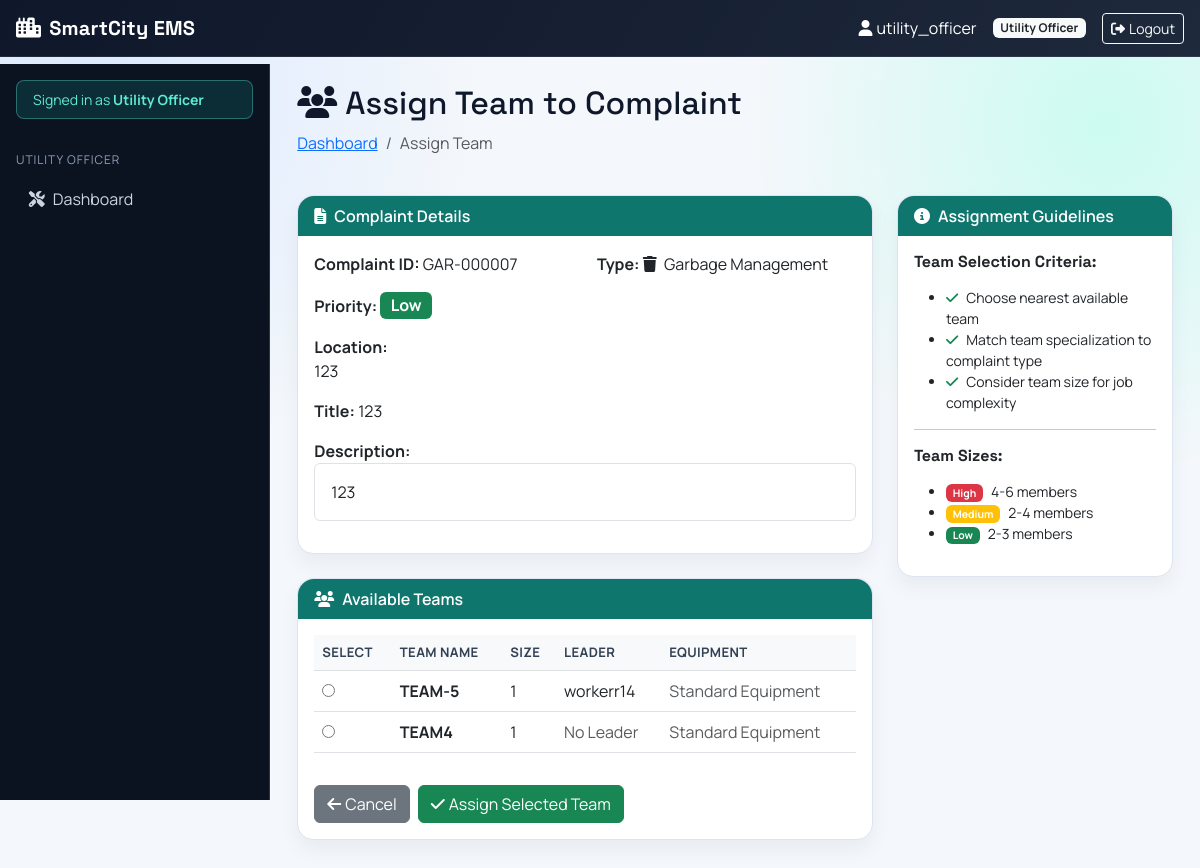
Page /utilities/assign-team/7/ (signed in) on the committed database.
### accounts/models.py (models this page shows, shortened)
class User(AbstractUser):
    ROLE_CHOICES = [
        ('citizen', 'Citizen'),
        ('government_authority', 'Government Authority'),
        ('emergency_operator', 'Emergency Operator'),
        ('utility_officer', 'Utility Officer'),
        ('team_admin', 'Team Administrator'),
        ('worker', 'Worker'),
    ]
    role = models.CharField(max_length=50, choices=ROLE_CHOICES, default='citizen')
    phone_number = models.CharField(max_length=15, blank=True)
    address = models.TextField(blank=True)

### utilities/models.py (models this page shows, shortened)
class Complaint(models.Model):
    citizen = models.ForeignKey(
        User,
        on_delete=models.CASCADE,
        related_name='complaints'
    )
    STATUS_CHOICES = [
        ('pending', 'Pending'),
        ('assigned', 'Assigned'),
        ('in_progress', 'In Progress'),
        ('resolved', 'Resolved'),
        ('escalated', 'Escalated'),
        ('rejected', 'Rejected'),
    ]
    PRIORITY_CHOICES = [
        ('high', 'High'),
        ('medium', 'Medium'),
        ('low', 'Low'),
    ]
    citizen = models.ForeignKey(User, on_delete=models.CASCADE, related_name='complaints')
    utility_type = models.ForeignKey(UtilityType, on_delete=models.PROTECT)
    complaint_id = models.CharField(max_length=20, unique=True, editable=False)
    title = models.CharField(max_length=200)
    description = models.TextField()
    priority = models.CharField(max_length=20, choices=PRIORITY_CHOICES, default='medium')
    status = models.CharField(max_length=20, choices=STATUS_CHOICES, default='pending')
    location_lat = models.DecimalField(max_digits=9, decimal_places=6, null=True, blank=True)
    location_lng = models.DecimalField(max_digits=9, decimal_places=6, null=True, blank=True)
    address = models.TextField()
    landmark = models.CharField(max_length=200, blank=True)
    assigned_officer = models.ForeignKey(
        User,
        on_delete=models.SET_NULL,
        null=True,
        blank=True,
        related_name='assigned_complaints',
        limit_choices_to={'role': 'utility_officer'}
    )
    created_at = models.DateTimeField(auto_now_add=True)
    updated_at = models.DateTimeField(auto_now=True)
    assigned_at = models.DateTimeField(null=True, blank=True)
    resolved_at = models.DateTimeField(null=True, blank=True)
    escalated_at = models.DateTimeField(null=True, blank=True)
    resolution_notes = models.TextField(blank=True)
    satisfaction_rating = models.IntegerField(
        null=True,
        blank=True,
        choices=[(i, i) for i in range(1, 6)],
        help_text="Rate 1-5 after resolution"
    )

class UtilityType(models.Model):
    name = models.CharField(max_length=100)
    description = models.TextField()
    department = models.CharField(max_length=100)
    icon = models.CharField(max_length=50, default='wrench')

class UtilityTeam(models.Model):
    TEAM_TYPE_CHOICES = [
        ('water', 'Water Supply Response'),
        ('electricity', 'Electricity Response'),
        ('road_maintenance', 'Road Maintenance'),
        ('garbage', 'Garbage Management'),
        ('public_works', 'Public Works'),
        ('special_operations', 'Special Operations'),
    ]
    name = models.CharField(max_length=100)
    team_type = models.CharField(max_length=50, choices=TEAM_TYPE_CHOICES, default='water')
    team_size = models.IntegerField(default=0)
    workers = models.ManyToManyField(
        'accounts.User',
        limit_choices_to={'role': 'worker'},
        related_name='utility_teams'
    )
    vehicles = models.ManyToManyField(
        'emergency.EmergencyVehicle',  # Reuse emergency vehicles for utility teams
        related_name='utility_teams',
        blank=True
    )
    equipment = models.TextField(blank=True)
    team_leader = models.ForeignKey(
        'accounts.User',
        on_delete=models.SET_NULL,
        null=True,
        related_name='led_utility_teams',
        limit_choices_to={'role': 'worker'},
        blank=True
    )
    is_available = models.BooleanField(default=True)
    created_at = models.DateTimeField(auto_now_add=True)
    class Meta:
        ordering = ['name']

### utilities/views.py (the view, shortened to what this page needs)
# urls.py: path('assign-team/<int:complaint_id>/', views.assign_utility_team, name='assign_utility_team'),
@login_required
def assign_utility_team(request, complaint_id):
    if request.user.role != 'utility_officer':
        messages.error(request, 'Access denied.')
        return redirect('dashboard:dashboard')
    complaint = get_object_or_404(Complaint, id=complaint_id)
    available_teams = UtilityTeam.objects.filter(is_available=True)
    return render(
        request,
        'utilities/assign_utility_team.html',
        {
            'complaint': complaint,
            'available_teams': available_teams,
        },
    )

### templates/utilities/assign_utility_team.html (shortened to what this page needs)
{% extends 'dashboard/base_dashboard.html' %}
{% block dashboard_content %}
<div class="row mb-4">
    <div class="col-12">
        <h2><i class="fas fa-users me-2"></i>Assign Team to Complaint</h2>
        <nav aria-label="breadcrumb">
            <ol class="breadcrumb">
                <li class="breadcrumb-item"><a href="{% url 'utilities:officer_dashboard' %}">Dashboard</a></li>
                <li class="breadcrumb-item active" aria-current="page">Assign Team</li>
            </ol>
        </nav>
    </div>
</div>
<div class="row">
    <div class="col-lg-8 mb-4">
        <div class="card">
            <div class="card-header bg-primary text-white">
                <i class="fas fa-file-alt me-2"></i>Complaint Details
            </div>
            <div class="card-body">
                <div class="row mb-3">
                    <div class="col-md-6">
                        <strong>Complaint ID:</strong> {{ complaint.complaint_id }}
                    </div>
                    <div class="col-md-6">
                        <strong>Type:</strong>
                        <i class="fas fa-{{ complaint.utility_type.icon }} me-1"></i>
                        {{ complaint.utility_type.name }}
                    </div>
                </div>
                <div class="mb-3">
                    <strong>Priority:</strong>
                    {% if complaint.priority == 'high' %}
                    <span class="badge bg-danger fs-6">High</span>
                    {% elif complaint.priority == 'medium' %}
                    <span class="badge bg-warning fs-6">Medium</span>
                    {% else %}
                    <span class="badge bg-success fs-6">Low</span>
                    {% endif %}
                </div>
                <div class="mb-3">
                    <strong>Location:</strong><br>
                    {{ complaint.address }}<br>
                </div>
                <div class="mb-3">
                    <strong>Title:</strong> {{ complaint.title }}
                </div>
                <div class="mb-3">
                    <strong>Description:</strong><br>
                    <p class="border p-3 rounded">{{ complaint.description }}</p>
                </div>
            </div>
        </div>
        <div class="card mt-4">
            <div class="card-header bg-success text-white">
                <i class="fas fa-users me-2"></i>Available Teams
            </div>
            <div class="card-body">
                {% if available_teams %}
                <form method="post">
                    <div class="table-responsive">
                        <table class="table table-hover">
                            <thead class="table-light">
                                <tr>
                                    <th>Select</th>
                                    <th>Team Name</th>
                                    <th>Size</th>
                                    <th>Leader</th>
                                    <th>Equipment</th>
                                </tr>
                            </thead>
                            <tbody>
                                {% for team in available_teams %}
                                <tr>
                                    <td>
                                        <input type="radio" name="team_id" value="{{ team.id }}" required>
                                    </td>
                                    <td><strong>{{ team.name }}</strong></td>
                                    <td>{{ team.team_size }}</td>
                                    <td>
                                        {% if team.team_leader %}
                                        {{ team.team_leader.username }}
                                        {% else %}
                                        <span class="text-muted">No Leader</span>
                                        {% endif %}
                                    </td>
                                    <td>
                                        {% if team.equipment %}
                                        <small>{{ team.equipment|truncatewords:5 }}</small>
                                        {% else %}
                                        <span class="text-muted">Standard Equipment</span>
                                        {% endif %}
                                    </td>
                                </tr>
                                {% endfor %}
                            </tbody>
                        </table>
                    </div>
                    <div class="d-flex gap-2 mt-3">
                        <a href="{% url 'utilities:officer_dashboard' %}" class="btn btn-secondary">
                            <i class="fas fa-arrow-left me-1"></i>Cancel
                        </a>
                        <button type="submit" class="btn btn-success">
                            <i class="fas fa-check me-1"></i>Assign Selected Team
                        </button>
                    </div>
                </form>
                {% else %}
                <div class="alert alert-warning">
                    <i class="fas fa-exclamation-triangle me-2"></i>
                    <strong>No Available Teams!</strong><br>
                    All utility teams are currently assigned. Please wait for a team to become available.
                </div>
                {% endif %}
            </div>
        </div>
    </div>
    <div class="col-lg-4 mb-4">
        <div class="card">
            <div class="card-header">
                <i class="fas fa-info-circle me-2"></i>Assignment Guidelines
            </div>
            <div class="card-body">
                <h6 class="fw-bold mb-3">Team Selection Criteria:</h6>
                <ul class="small">
                    <li><i class="fas fa-check text-success me-2"></i>Choose nearest available team</li>
                    <li><i class="fas fa-check text-success me-2"></i>Match team specialization to complaint type</li>
                    <li><i class="fas fa-check text-success me-2"></i>Consider team size for job complexity</li>
                </ul>
                <hr>
                <h6 class="fw-bold mb-3">Team Sizes:</h6>
                <ul class="small">
                    <li><span class="badge bg-danger me-2">High</span>4-6 members</li>
                    <li><span class="badge bg-warning me-2">Medium</span>2-4 members</li>
                    <li><span class="badge bg-success me-2">Low</span>2-3 members</li>
                </ul>
            </div>
        </div>
    </div>
</div>
{% endblock %}

### templates/dashboard/base_dashboard.html (shortened to what this page needs)
<!doctype html>
<html lang="en">
  <head>
    <link href="https://cdn.jsdelivr.net/npm/bootstrap@5.3.0/dist/css/bootstrap.min.css" rel="stylesheet" />
    <link rel="stylesheet" href="https://cdnjs.cloudflare.com/ajax/libs/font-awesome/6.4.0/css/all.min.css" />
  </head>
  <body>
    <nav class="navbar navbar-dark topbar px-3">
      <div class="container-fluid px-0">
        <div class="d-flex align-items-center gap-2">
          <a class="navbar-brand d-flex align-items-center gap-2" href="{% url 'dashboard:dashboard' %}">
            <i class="fas fa-city"></i>
            <span>SmartCity EMS</span>
          </a>
        </div>
        <div class="d-flex align-items-center gap-2 gap-md-3 text-white">
          <span class="d-none d-sm-inline">
            <i class="fas fa-user me-1"></i>{{ user.username }}
          </span>
          <span class="badge bg-light text-dark">{{ user.get_role_display }}</span>
          <a href="{% url 'accounts:logout' %}" class="btn btn-sm btn-outline-light">
            <i class="fas fa-sign-out-alt me-1"></i>Logout
          </a>
        </div>
      </div>
    </nav>
    <div class="app-frame">
      <aside
        class="offcanvas-md offcanvas-start sidebar-shell"
        tabindex="-1"
        id="sidebarNav"
        aria-labelledby="sidebarNavLabel"
      >
        <div class="offcanvas-body px-3 py-3">
          <div class="role-chip rounded-3 px-3 py-2 mb-3 small">
            Signed in as <strong>{{ user.get_role_display }}</strong>
          </div>
          <ul class="nav flex-column">
            {% if user.role == 'citizen' %}
            <li class="nav-section">Citizen</li>
            <li class="nav-item">
              <a class="nav-link {% if '/dashboard/citizen/' in request.path %}active{% endif %}" href="{% url 'dashboard:citizen' %}">
                <i class="fas fa-house me-2"></i>Dashboard
              </a>
            </li>
            <li class="nav-item">
              <a class="nav-link {% if '/emergency/report/' in request.path %}active{% endif %}" href="{% url 'emergency:report_emergency' %}">
                <i class="fas fa-triangle-exclamation me-2"></i>Report Emergency
              </a>
            </li>
            <li class="nav-item">
              <a class="nav-link {% if '/utilities/submit/' in request.path %}active{% endif %}" href="{% url 'utilities:submit_complaint' %}">
                <i class="fas fa-screwdriver-wrench me-2"></i>Report Utility Issue
              </a>
            </li>
            <li class="nav-item">
              <a class="nav-link {% if '/emergency/my-requests/' in request.path %}active{% endif %}" href="{% url 'emergency:my_requests' %}">
                <i class="fas fa-ambulance me-2"></i>My Emergencies
              </a>
            </li>
            <li class="nav-item">
              <a class="nav-link {% if '/utilities/my-complaints/' in request.path %}active{% endif %}" href="{% url 'utilities:my_complaints' %}">
                <i class="fas fa-list-check me-2"></i>My Complaints
              </a>
            </li>
            {% elif user.role == 'utility_officer' %}
            <li class="nav-section">Utility Officer</li>
            <li class="nav-item">
              <a class="nav-link {% if '/utilities/officer/' in request.path %}active{% endif %}" href="{% url 'utilities:officer_dashboard' %}">
                <i class="fas fa-screwdriver-wrench me-2"></i>Dashboard
              </a>
            </li>
            {% endif %}
          </ul>
        </div>
      </aside>
      <main class="main-shell">
        {% block dashboard_content %}{% endblock %}
      </main>
    </div>
  </body>
</html>

### rows in the picture
User: username "utility_officer", role "Utility Officer"
Complaint: complaint_id "GAR-000007", utility_type.name "Garbage Management", address "123", title "123", description "123"
UtilityTeam: name "TEAM-5", team_size "1", team_leader.username "workerr14", equipment "Standard Equipment"
UtilityTeam: name "TEAM4", team_size "1", shows "No Leader", equipment "Standard Equipment"
